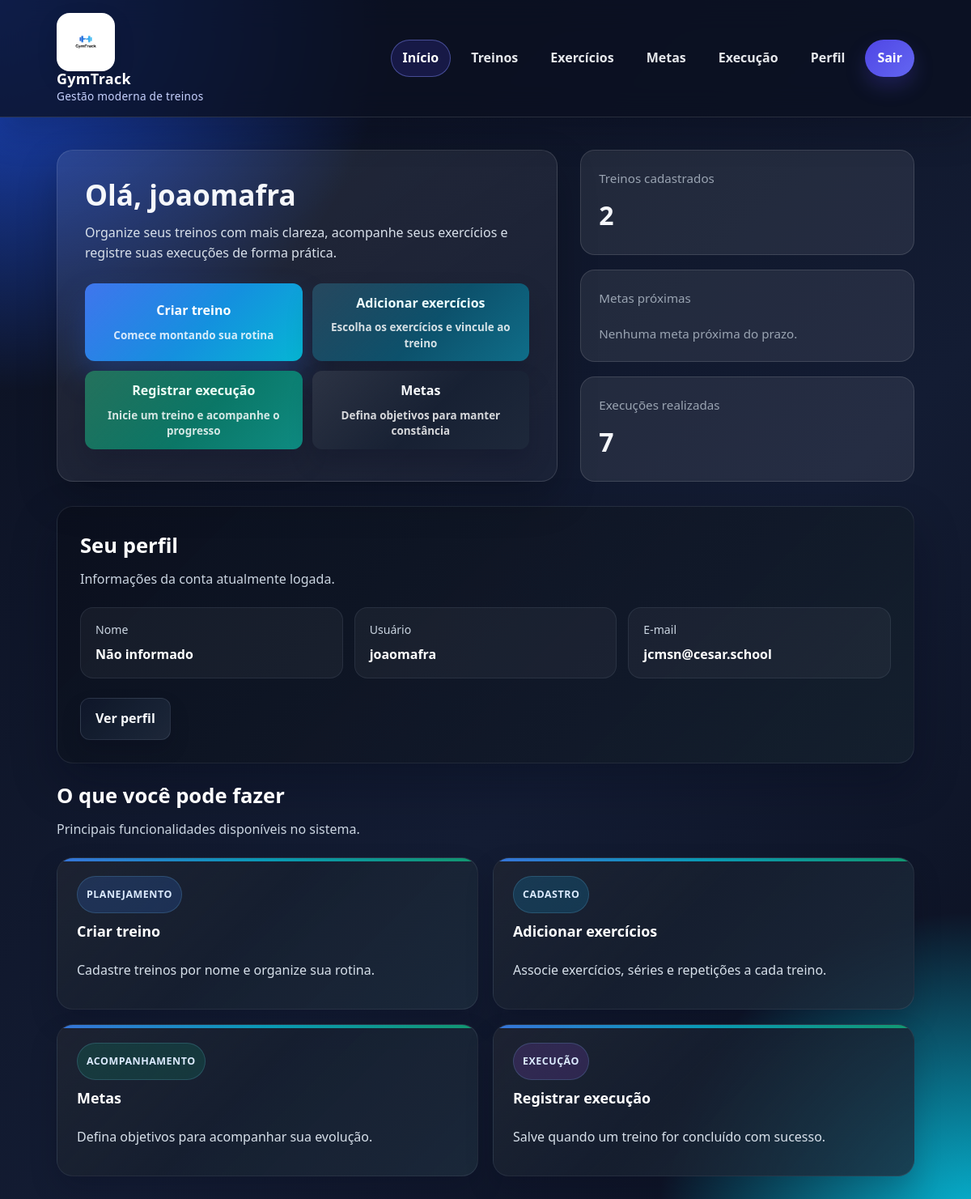
The app's page / (signed in), older data.
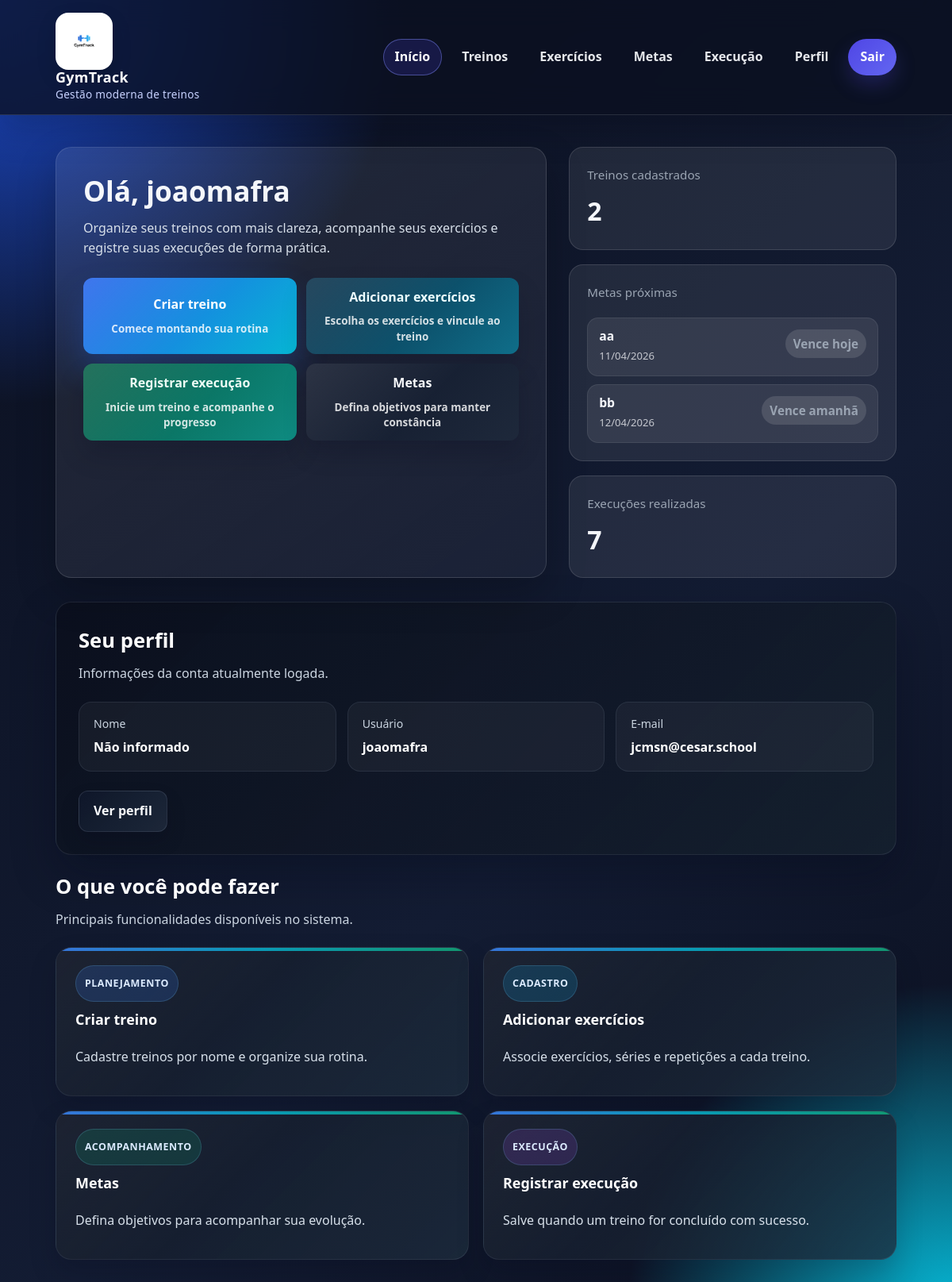
The same page, newer data.
### core/models.py (models this page shows, shortened)
class Meta(models.Model):
    STATUS_CHOICES = [
        ('em_andamento', 'Em andamento'),
        ('concluida', 'Concluída'),
        ('vencida', 'Vencida'),
    ]
    usuario = models.ForeignKey(User, on_delete=models.CASCADE, related_name='metas')
    nome = models.CharField(max_length=100)
    valor = models.DecimalField(max_digits=10, decimal_places=2)
    prazo = models.DateField()
    status = models.CharField(max_length=20, choices=STATUS_CHOICES, default='em_andamento')
    data_conclusao = models.DateTimeField(null=True, blank=True)
    class Meta:
        ordering = ['prazo', 'id']
        constraints = [
            models.CheckConstraint(
                condition=models.Q(valor__gt=0),
                name='meta_valor_positivo',
            ),
        ]
    @property
    def dias_restantes(self):
        return (self.prazo - timezone.localdate()).days
    @property
    def prazo_resumo(self):
        dias = self.dias_restantes
        if dias == 0:
            return 'Vence hoje'
        if dias == 1:
            return 'Vence amanhã'
        return f'Vence em {dias} dias'

### core/views.py (the view)
# urls.py: path('', views.home, name='home'),
@login_required
def home(request):
    treinos = Treino.objects.filter(usuario=request.user).order_by('-id')
    exercicios = Exercicio.objects.filter(treino__usuario=request.user)
    execucoes = ExecucaoTreino.objects.filter(
        treino__usuario=request.user
    ).select_related('treino').order_by('-id')
    hoje = timezone.localdate()
    limite_expiracao = hoje + timedelta(days=7)
    metas_proximas_expirar = Meta.objects.filter(
        usuario=request.user,
        prazo__gte=hoje,
        prazo__lte=limite_expiracao,
    ).exclude(
        status='concluida'
    ).order_by('prazo', 'id')[:3]
    if not metas_proximas_expirar:
        metas_proximas_expirar = Meta.objects.filter(
            usuario=request.user,
        ).exclude(
            status='concluida'
        ).order_by('prazo', 'id')[:3]
    return render(request, 'core/home.html', {
        'total_treinos': treinos.count(),
        'total_exercicios': exercicios.count(),
        'total_execucoes': execucoes.filter(status='concluido').count(),
        'ultimo_treino': treinos.first(),
        'ultima_execucao': execucoes.first(),
        'metas_proximas_expirar': metas_proximas_expirar,
    })

### core/templates/core/home.html (shortened to what the changed rows need)
{% extends 'core/base.html' %}
{% block content %}
<section class="hero">
    <div class="hero-panel">
        <h2 class="hero-title">
            Olá,
            {% if request.user.first_name %}
                {{ request.user.first_name }}
            {% else %}
                {{ request.user.username }}
            {% endif %}
        </h2>
    </div>
    <div class="hero-side">
        <div class="mini-stat mini-stat-goals">
            <span>Metas próximas</span>
            {% if metas_proximas_expirar %}
                <div class="mini-goals-list">
                    {% for meta in metas_proximas_expirar %}
                        <div class="mini-goal-item">
                            <div>
                                <strong>{{ meta.nome }}</strong>
                                <small>{{ meta.prazo|date:'d/m/Y' }}</small>
                            </div>
                            <span class="mini-goal-chip">{{ meta.prazo_resumo }}</span>
                        </div>
                    {% endfor %}
                </div>
            {% else %}
                <p class="mini-goals-empty">Nenhuma meta próxima do prazo.</p>
            {% endif %}
        </div>
    </div>
</section>
{% endblock %}

Row changes from the older to the newer data that the page shows:
added Meta: nome "aa", prazo "11/04/2026", prazo_resumo "Vence hoje"
added Meta: nome "bb", prazo "12/04/2026", prazo_resumo "Vence amanhã"
Text that changed along with them:
text no longer shown: "Nenhuma meta próxima do prazo."
